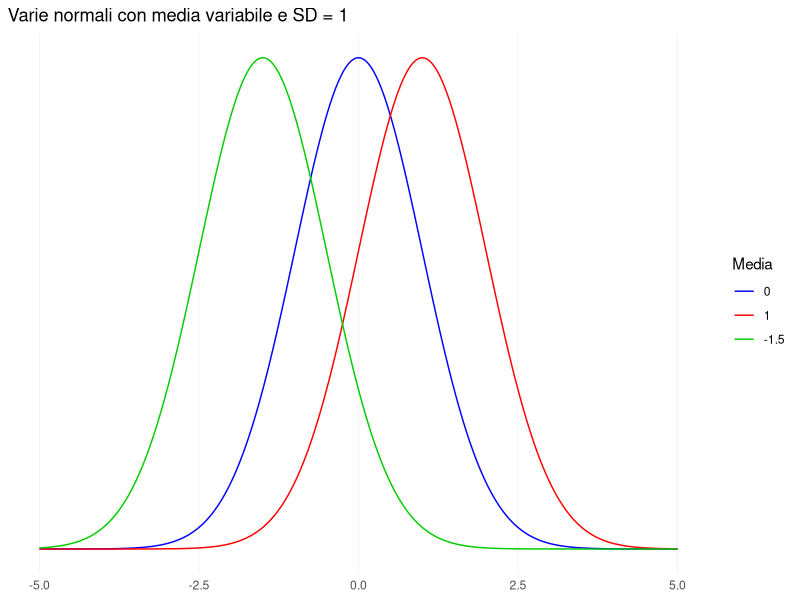
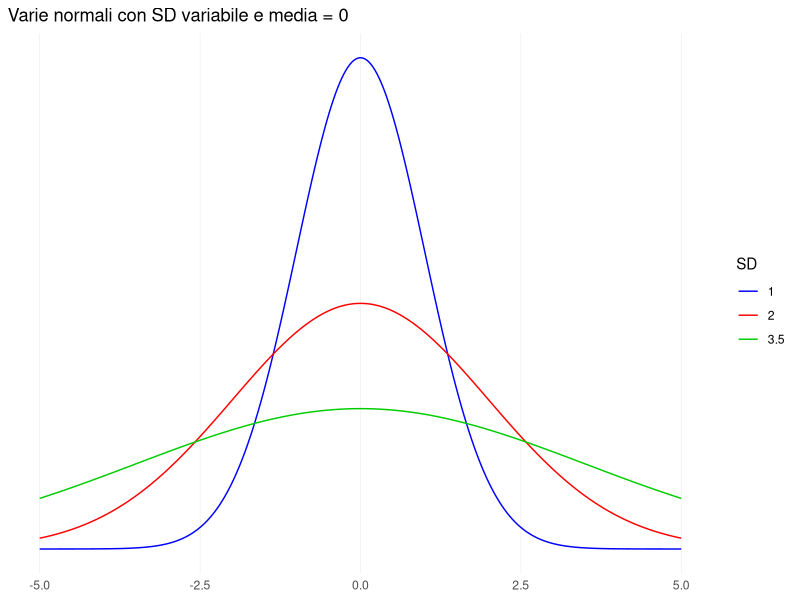
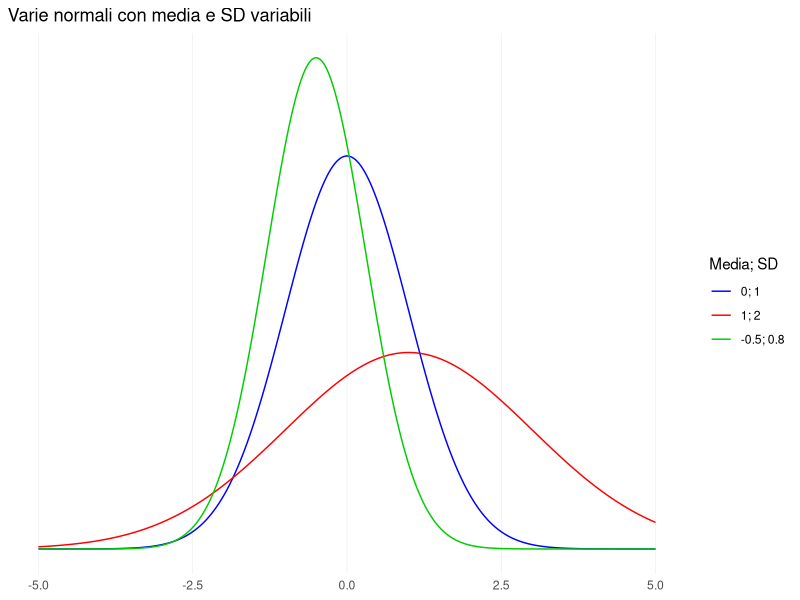
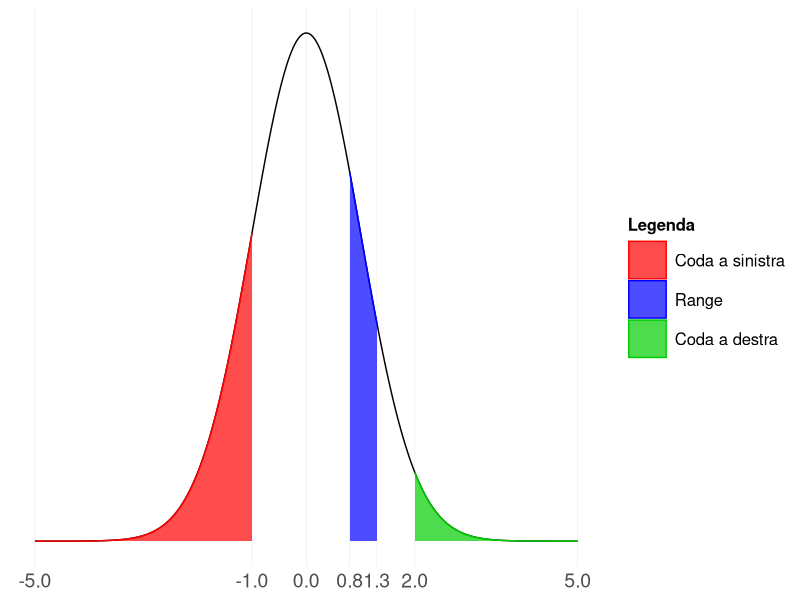

The R script that drew these images, in order:
library(tidyverse)
library(ggplot2)

## Stessa SD
x <- seq(-5, 5, 0.01)
y <- dnorm(x, mean = 0, sd = 1)
y2 <- dnorm(x, mean = 1, sd = 1)
y3 <- dnorm(x, mean = -1.5, sd = 1)

df.mean <- data.frame(x, y, y2, y3) %>%
  gather("y", "y2", "y3", key = "dist", value = "y")
  

ggplot(df.mean) +
  geom_line(aes(x, y, color = dist)) +
  scale_color_manual(labels = c("0", "1", "-1.5"), values = c("blue", "red", "green3")) +
  scale_y_continuous(name = NULL, labels = NULL, breaks = NULL) +
  labs(color = "Media", title = "Varie normali con media variabile e SD = 1") +
  scale_x_continuous(minor_breaks = NULL, name = NULL) +
  theme_minimal(base_line_size = .2)

## Stessa media
x <- seq(-5, 5, 0.01)
y <- dnorm(x, mean = 0, sd = 1)
y2 <- dnorm(x, mean = 0, sd = 2)
y3 <- dnorm(x, mean = 0, sd = 3.5)

df.mean <- data.frame(x, y, y2, y3) %>%
  gather("y", "y2", "y3", key = "dist", value = "y")


ggplot(df.mean) +
  geom_line(aes(x, y, color = dist)) +
  scale_color_manual(labels = c("1", "2", "3.5"), values = c("blue", "red", "green3")) +
  scale_y_continuous(name = NULL, labels = NULL, breaks = NULL) +
  labs(color = "SD", title = "Varie normali con SD variabile e media = 0") +
  scale_x_continuous(minor_breaks = NULL, name = NULL) +
  theme_minimal(base_line_size = .2)

## Tutto variabile
x <- seq(-5, 5, 0.01)
y <- dnorm(x, mean = 0, sd = 1)
y2 <- dnorm(x, mean = 1, sd = 2)
y3 <- dnorm(x, mean = -0.5, sd = 0.8)

df.mean <- data.frame(x, y, y2, y3) %>%
  gather("y", "y2", "y3", key = "dist", value = "y")


ggplot(df.mean) +
  geom_line(aes(x, y, color = dist)) +
  scale_color_manual(labels = c("0; 1", "1; 2", "-0.5; 0.8"), values = c("blue", "red", "green3")) +
  scale_y_continuous(name = NULL, labels = NULL, breaks = NULL) +
  labs(color = "Media; SD", title = "Varie normali con media e SD variabili") +
  scale_x_continuous(minor_breaks = NULL, name = NULL) +
  theme_minimal(base_line_size = .2)


## Intervalli e code
x <- seq(-5, 5, 0.01)
y <- dnorm(x, mean = 0, sd = 1)

xleft <- seq(-5, -1, 0.01)
xrange <- seq(0.8, 1.3, 0.01)
xright <- seq(2, 5, 0.01)


color <- rbind(
  data.frame(x = xleft, color = "1"),
  data.frame(x = xrange, color = "2"),
  data.frame(x = xright, color = "3")
) %>%
  mutate(y = dnorm(x, mean = 0, sd = 1))

ggplot() +
  geom_line(aes(x, y)) +
  geom_area(data = color, aes(x, y, fill = color, color = color), alpha = 0.7)+
  scale_fill_manual(labels = c("Coda a sinistra", "Range", "Coda a destra"), values = c("red", "blue", "green3")) +
  scale_color_manual(labels = c("Coda a sinistra", "Range", "Coda a destra"), values = c("red", "blue", "green3")) +
  labs(fill = "Legenda", color = "Legenda") +
  scale_y_continuous(name = NULL, labels = NULL, breaks = NULL) +
  scale_x_continuous(minor_breaks = NULL, name = NULL, breaks = c(-5, -1, 0, 0.8, 1.3, 2, 5)) +
  theme_minimal(base_line_size = .2) + 
  theme(legend.key.size = unit(.5, 'cm'), #change legend key size
                                      legend.key.height = unit(1, 'cm'), #change legend key height
                                      legend.key.width = unit(1, 'cm'), #change legend key width
                                      legend.title = element_text(size=12, face = "bold"), #change legend title font size
                                      legend.text = element_text(size= 12), axis.text.x = element_text(size = 14)) #change legend text font size)

